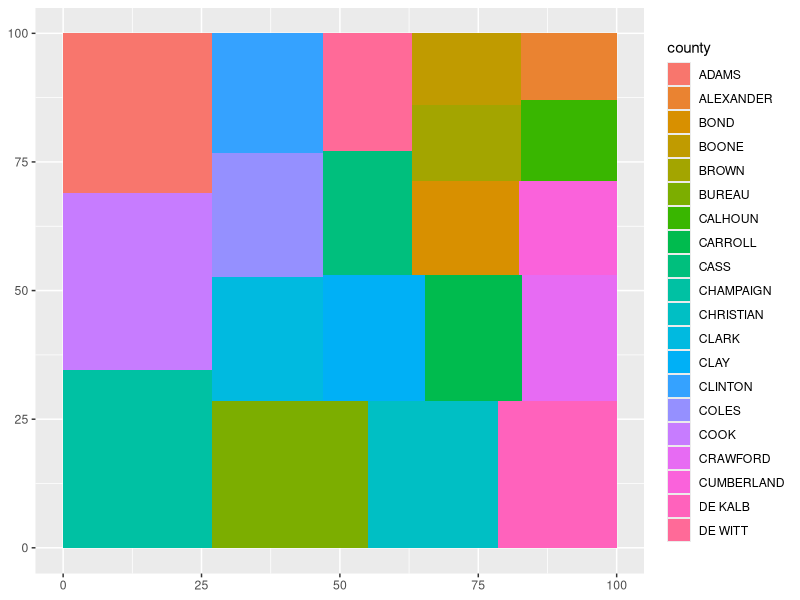

This figure's R source:
#load ggplot2
library(ggplot2)

#work with a subset of the midwest data set
testData <- midwest[c("county","area","percollege")][1:20,]

#rename "area: to "landarea" to prevent confusion
names(testData) <- c("county", "landarea", "percollege")

#make a sorted list by area
testData <- testData[with(testData, order(-landarea)), ]

#scale areas to sum to 10,000 (i.e. 100 x 100)
scaleFactor <- 10000 / sum(testData$landarea)
testData$landarea <- scaleFactor * testData$landarea

#this is the "master" output data frame, holding the locations of all the treemap rects
treeMap <- data.frame(county=factor(), landarea=numeric(), percollege=numeric(), xmin=numeric(), xmax=numeric(), ymin=numeric(), ymax=numeric())

#these variables track the empty space remaining in the tree map
emptyxMin <- 0
emptyxMax <- 100
emptyyMin <- 0
emptyyMax <- 100

#this tells us the row number of the top unplaced rect
stackPointer <- 1

#keep making new rows until all rects are placed
continue <- TRUE
while (continue) {

  #this tracks how many rects are currently being tested in the row - initialise with 1
  nInRow <- 1

  #determine subdivide direction for the row
  emptyx <- emptyxMax - emptyxMin
  emptyy <- emptyyMax - emptyyMin
  if (emptyx > emptyy) {
    subdivideDirection <- "horizontal"
  } else if (emptyx < emptyy) {
    subdivideDirection <- "vertical"
  } else if (emptyx == emptyy) {
    subdivideDirection <- "horizontal"
    
  }

  #get the long dimension for the row
  if (subdivideDirection == "horizontal") {
    rowLongDimension = emptyyMax - emptyyMin
  } else {
    rowLongDimension = emptyxMax - emptyxMin
  }

  #this holds the aspect ratio for the last number-of-rects-in-row tried
  #initialise with infinity so first row isn't rejected
  lastAspectRatio <- Inf

  #this stores the stack pointer for the start of this row
  stackPointerRow <- stackPointer

  #try increasing numbers of rects in the row, until the best-ish
  # solution is found
  while (continue) {

    #initialise a trial row
    treeMapRow <- data.frame(county=factor(), landarea=numeric(), percollege=numeric(), xmin=numeric(), xmax=numeric(), ymin=numeric(), ymax=numeric())

    #reset the stack pointer to the start of this row
    stackPointer <- stackPointerRow

    #get the total area that will be filled by this row
    totalRowArea <- sum(testData$landarea[stackPointer:(stackPointer + nInRow - 1)])

    #get the short dimension for the row
    rowShortDimension <- totalRowArea / rowLongDimension

    #this tracks the current index along the row's long dimension at which to place
    # the next rect
    if (subdivideDirection == "horizontal") {
      rowPlacePointer <- emptyyMin
    } else {
      rowPlacePointer <- emptyxMin
    }

    #this stores the current worst aspect ratio
    aspectRatio <- numeric()

    #fill the row with the specified number of rects
    for (i in 1:nInRow) {

      #pop a rect from the stack to place
      thisRect <- testData[stackPointer,]
      stackPointer <- stackPointer + 1

      #figure out the rect subdivide length
      rectSubdivideLength <- thisRect$landarea / rowShortDimension
      
      #store the coordinates for the rect
      if (subdivideDirection == "horizontal") {
        rectxMin <- emptyxMin
        rectxMax <- emptyxMin + rowShortDimension
        rectyMin <- rowPlacePointer
        rectyMax <- rowPlacePointer + rectSubdivideLength
        rowPlacePointer <- rectyMax #move up the rect placement pointer
      } else {
        rectxMin <- rowPlacePointer
        rectxMax <- rowPlacePointer + rectSubdivideLength
        rowPlacePointer <- rectxMax #move up the rect placement pointer
        rectyMin <- emptyyMin
        rectyMax <- emptyyMin + rowShortDimension
      }

      #store the new rect in the row
      newRect <- data.frame(county=thisRect$county, landarea=thisRect$landarea, percollege=thisRect$percollege, xmin=rectxMin, xmax=rectxMax, ymin=rectyMin, ymax=rectyMax)
      treeMapRow <- rbind(treeMapRow, newRect)

      #update the aspect ratio if this rect contains the worst one so far in the row
      aspectRatio <- max(c(aspectRatio, rowShortDimension / rectSubdivideLength, rectSubdivideLength/ rowShortDimension))
    }

    #if the aspect ratio is worse than the last number of rects tried,
    # roll back by 1 and consider this row done
    if (aspectRatio > lastAspectRatio) {

      #roll back the stack pointer
      stackPointer <- stackPointer - 1

      #add the previous (i.e. best) row to the master output
      treeMap <- rbind(treeMap, previousRow)

      #recalculate empty space for next round
      if (subdivideDirection == "horizontal") {
        #empty space in y dimension will not have changed
        emptyxMin <- emptyxMin + previousShortDimension
        #max in y dimension will not have changed
      } else {
        #empty space in x dimension will not have changed
        emptyyMin <- emptyyMin + previousShortDimension
        #max in x dimension will not have changed
      }

      #TODO
      print(previousRow)
      print("New empty dimensions")
      print(c("emptyxMin", emptyxMin))
      print(c("emptyxMax", emptyxMax))
      print(c("emptyyMin", emptyyMin))
      print(c("emptyyMax", emptyyMax))

      #don't try adding any more rects to row
      continue <- FALSE

    #if the aspect ratio has improved, roll on
    } else {

      #if there are still rects left to place, prepare for the next round
      if (stackPointer - 1 < nrow(testData)) {

        #increment the number of rects to try
        nInRow <- nInRow + 1

        #save the aspect ratio for comparison
        lastAspectRatio <- aspectRatio

        #save the row and its short dimension (for resizing empty space)
        # in case it turns out to be the best
        previousRow <- treeMapRow
        previousShortDimension <- rowShortDimension

      #if there are no rects less to place, add the row to the master output and exit
      } else {

        #TODO
        print(treeMapRow)
        treeMap <- rbind(treeMap, treeMapRow)
        continue <- FALSE
      }
    }
  }

  #if this row has resulted in all rects being placed, exit
  if (stackPointer - 1 == nrow(testData)) {
    continue <- FALSE
  } else {
    continue <- TRUE
  }
}

#set up the 100 by 100 plot area
p <- ggplot(treeMap)
p <- p + coord_cartesian(xlim = c(0, 100), ylim = c(0,100)) 
p <- p + geom_rect(aes(xmin=xmin, xmax=xmax, ymin=ymin, ymax=ymax, fill=county))
